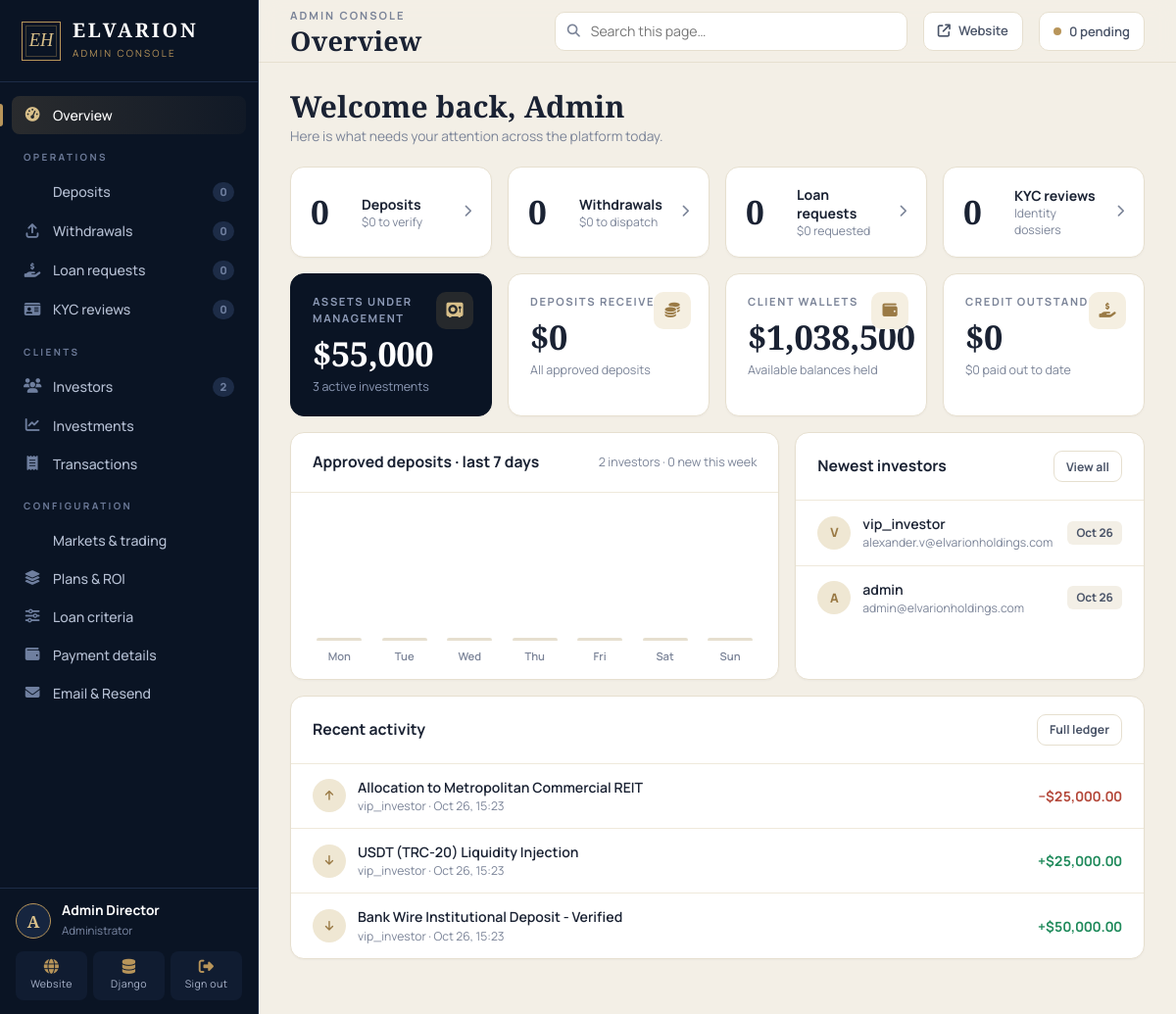
The page /management/ (signed in) on the database its author committed.
### core/models.py (models this page shows, shortened)
class Transaction(models.Model):
    TYPE_CHOICES = (
        ('deposit', 'Wallet Deposit'),
        ('investment', 'Investment Allocation'),
        ('roi_payout', 'ROI Profit Accrual'),
        ('loan_disbursement', 'Loan Disbursement'),
        ('loan_repayment', 'Loan Repayment'),
        ('withdrawal', 'Withdrawal Request'),
        ('trade', 'Market Trade'),
        ('option', 'Quick Trade'),
        ('capital_return', 'Capital Returned'),
    )
    user = models.ForeignKey(User, on_delete=models.CASCADE, related_name='transactions')
    txn_type = models.CharField(max_length=30, choices=TYPE_CHOICES)
    amount = models.DecimalField(max_digits=16, decimal_places=2)
    reference = models.CharField(max_length=64, unique=True, default=uuid.uuid4)
    description = models.CharField(max_length=255)
    is_credit = models.BooleanField(default=True)
    created_at = models.DateTimeField(auto_now_add=True)
    class Meta:
        ordering = ['-created_at']

### core/views.py (the view)
# urls.py: path('management/', views.admin_management, name='admin_management'),
@staff_required
def admin_management(request):
    from django.db.models import Sum
    def total(qs, field):
        return qs.aggregate(t=Sum(field))['t'] or Decimal('0.00')
    pending_loans = LoanApplication.objects.filter(status='pending').select_related('user', 'user__profile')
    all_loans = LoanApplication.objects.select_related('user').order_by('-applied_at')[:100]
    pending_deposits = DepositRequest.objects.filter(status='pending').select_related('user')
    all_deposits = DepositRequest.objects.select_related('user').order_by('-created_at')[:100]
    pending_withdrawals = WithdrawalRequest.objects.filter(status='pending').select_related('user')
    all_withdrawals = WithdrawalRequest.objects.select_related('user').order_by('-created_at')[:100]
    pending_kyc = KYCSubmission.objects.filter(status='pending')
    all_kyc = KYCSubmission.objects.select_related('user').order_by('-submitted_at')[:100]
    investments = UserInvestment.objects.select_related('user', 'plan', 'plan__area').order_by('-created_at')[:100]
    transactions = Transaction.objects.select_related('user').order_by('-created_at')[:100]
    investment_areas = InvestmentArea.objects.all()
    plans = InvestmentPlan.objects.select_related('area').order_by('area__order', 'title')
    loan_tiers = LoanTierCriteria.objects.order_by('min_deposit_required')
    loan_terms = LoanTermConfig.objects.order_by('term_months')
    users = User.objects.all().select_related('profile').order_by('-date_joined')
    today = timezone.now().date()
    days = [today - timedelta(days=i) for i in range(6, -1, -1)]
    daily = []
    for d in days:
        amt = total(DepositRequest.objects.filter(status='approved', processed_at__date=d), 'amount')
        daily.append({'label': d.strftime('%a'), 'value': amt})
    peak = max([x['value'] for x in daily] + [Decimal('1')])
    for x in daily:
        x['pct'] = int((x['value'] / peak) * 100) if peak else 0
    stats = {
        'aum': total(UserInvestment.objects.filter(status='active'), 'amount'),
        'active_investments': UserInvestment.objects.filter(status='active').count(),
        'deposits_total': total(DepositRequest.objects.filter(status='approved'), 'amount'),
        'wallets_total': total(UserProfile.objects.all(), 'wallet_balance'),
        'loans_out': total(UserProfile.objects.all(), 'loan_balance'),
        'withdrawn_total': total(WithdrawalRequest.objects.filter(status='approved'), 'amount'),
        'pending_deposit_value': total(pending_deposits, 'amount'),
        'pending_withdrawal_value': total(pending_withdrawals, 'amount'),
        'pending_loan_value': total(pending_loans, 'amount_requested'),
        'users': users.count(),
        'new_users_7d': users.filter(date_joined__gte=timezone.now() - timedelta(days=7)).count(),
    }
    queue_total = (pending_loans.count() + pending_deposits.count()
                   + pending_withdrawals.count() + pending_kyc.count())
    context = {
        'pending_loans': pending_loans,
        'all_loans': all_loans,
        'pending_deposits': pending_deposits,
        'all_deposits': all_deposits,
        'pending_withdrawals': pending_withdrawals,
        'all_withdrawals': all_withdrawals,
        'pending_kyc': pending_kyc,
        'all_kyc': all_kyc,
        'investments': investments,
        'transactions': transactions,
        'investment_areas': investment_areas,
        'plans': plans,
        'loan_tiers': loan_tiers,
        'loan_terms': loan_terms,
        'users': users,
        'assets': TradingAsset.objects.all(),
        'recent_trades': Trade.objects.select_related('user', 'asset').order_by('-created_at')[:50],
        'recent_options': OptionTrade.objects.select_related('user', 'asset').order_by('-opened_at')[:50],
        'cron_url': request.build_absolute_uri('/cron/tick/') + '?key=' + accrual_token(),
        'feed': feed_status(),
        'stats': stats,
        'daily': daily,
        'queue_total': queue_total,
        'settings': CompanySetting.get_settings(),
        'resend_configured': bool(CompanySetting.get_settings().get_resend_api_key()),
        'email_configured': CompanySetting.get_settings().is_email_configured(),
        'active_sender': CompanySetting.get_settings().get_sender_email(),
    }
    return render(request, 'management/index.html', context)

### core/context_processors.py (called while the page is built)
def site_settings(request):
    try:
        settings = CompanySetting.get_settings()
    except Exception:
        settings = None
    profile = None
    if request.user.is_authenticated:
        try:
            profile = request.user.profile
        except Exception:
            from .models import UserProfile
            profile, _ = UserProfile.objects.get_or_create(user=request.user)
    return {
        'site_settings': settings,
        'user_profile': profile,
    }

### core/market.py (called while the page is built)
def _live_enabled():
    try:
        from .models import CompanySetting
        return CompanySetting.get_settings().use_live_prices
    except Exception:
        return False

def feed_status():
    if _live_enabled() and _state['data'] and time.time() - _state['fetched'] < 180:
        return 'live'
    return 'indicative'

### core/models.py (called while the page is built, shortened)
    def get_eligible_loan_tier(self):
        return LoanTierCriteria.objects.filter(
            is_active=True,
            min_deposit_required__lte=self.total_deposited
        ).order_by('-min_deposit_required').first()

    @property
    def total_interest_rate(self):
        return self.monthly_interest_rate * self.term_months

    def get_resend_api_key(self):
        from django.conf import settings
        return (self.resend_api_key or getattr(settings, 'RESEND_API_KEY', '')).strip()

    def get_sender_email(self):
        from django.conf import settings
        if self.sender_email:
            return self.sender_email.strip()

    def is_email_configured(self):
        from django.conf import settings
        return bool(self.get_resend_api_key() or self.smtp_host or getattr(settings, 'EMAIL_HOST', ''))

    @classmethod
    def get_settings(cls):
        obj, _ = cls.objects.get_or_create(id=1)
        return obj

### core/views.py (called while the page is built)
def accrual_token():
    import hashlib
    from django.conf import settings as dj
    return os.environ.get('CRON_SECRET') or hashlib.sha256(('cron:' + dj.SECRET_KEY).encode()).hexdigest()[:24]

### templates/management/index.html (shortened to what this page needs)
{% load static %}<!DOCTYPE html>
<html lang="en">
<head>
<link rel="stylesheet" href="https://cdnjs.cloudflare.com/ajax/libs/font-awesome/6.5.1/css/all.min.css">
<link rel="stylesheet" href="/static/css/admin.css">
</head>
<body class="adm">
<div class="adm-shell">
<aside class="adm-side" id="admSide">
  <div class="side-brand">
    <div class="crest" data-open-side role="button" aria-label="Expand menu">EH</div>
    <div class="brand-text"><b>ELVARION</b><small>Admin Console</small></div>
  </div>
  <nav class="side-nav">
    <button class="nav-item active" data-view="overview"><i class="fas fa-gauge-high"></i> Overview</button>
    <div class="nav-label">Operations</div>
    <button class="nav-item" data-view="deposits"> Deposits <span class="nav-count {% if not pending_deposits %}zero{% endif %}">{{ pending_deposits|length }}</span></button>
    <button class="nav-item" data-view="withdrawals"><i class="fas fa-arrow-up-from-bracket"></i> Withdrawals <span class="nav-count {% if not pending_withdrawals %}zero{% endif %}">{{ pending_withdrawals|length }}</span></button>
    <button class="nav-item" data-view="loans"><i class="fas fa-hand-holding-dollar"></i> Loan requests <span class="nav-count {% if not pending_loans %}zero{% endif %}">{{ pending_loans|length }}</span></button>
    <button class="nav-item" data-view="kyc"><i class="fas fa-id-card"></i> KYC reviews <span class="nav-count {% if not pending_kyc %}zero{% endif %}">{{ pending_kyc|length }}</span></button>
    <div class="nav-label">Clients</div>
    <button class="nav-item" data-view="users"><i class="fas fa-users"></i> Investors <span class="nav-count zero">{{ stats.users }}</span></button>
    <button class="nav-item" data-view="investments"><i class="fas fa-chart-line"></i> Investments</button>
    <button class="nav-item" data-view="ledger"><i class="fas fa-receipt"></i> Transactions</button>
    <div class="nav-label">Configuration</div>
    <button class="nav-item" data-view="markets"> Markets &amp; trading</button>
    <button class="nav-item" data-view="plans"><i class="fas fa-layer-group"></i> Plans &amp; ROI</button>
    <button class="nav-item" data-view="tiers"><i class="fas fa-sliders"></i> Loan criteria</button>
    <button class="nav-item" data-view="payments"><i class="fas fa-wallet"></i> Payment details</button>
    <button class="nav-item" data-view="email"><i class="fas fa-envelope"></i> Email &amp; Resend</button>
  </nav>
  <div class="side-foot">
    <div class="side-user">
      <div class="avatar">{{ request.user.username|first|upper }}</div>
      <div class="user-text"><b>{{ request.user.get_full_name|default:request.user.username }}</b><small>Administrator</small></div>
    </div>
    <div class="side-links">
      <a href="{% url 'home' %}" target="_blank"><i class="fas fa-globe"></i>Website</a>
      <a href="/admin/" target="_blank"><i class="fas fa-database"></i>Django</a>
      <a href="{% url 'admin_logout' %}"><i class="fas fa-right-from-bracket"></i>Sign out</a>
    </div>
  </div>
</aside>
<div class="adm-main">
  <header class="adm-top">
    <div class="titlebox">
      <span class="top-crumb">Admin Console</span>
      <div class="top-title" id="admTitle">Overview</div>
    </div>
    <div class="search" id="admSearchBox"><input id="admSearch" type="search" placeholder="Search this page…" autocomplete="off"></div>
    <a class="top-btn" href="{% url 'home' %}" target="_blank"><i class="fas fa-arrow-up-right-from-square"></i> Website</a>
    <button class="top-btn" type="button" data-go="deposits" title="Items waiting"><span class="dot"></span> {{ queue_total }} pending</button>
  </header>
  <main class="adm-content">
  <section class="adm-view active" id="v-overview" data-title="Overview">
    <div class="view-head">
      <div><h2>Welcome back, {{ request.user.first_name|default:request.user.username }}</h2><p>Here is what needs your attention across the platform today.</p></div>
    </div>
    <div class="attn">
      <button class="card attn-tile {% if pending_deposits %}hot{% endif %}" data-go="deposits"><div class="n">{{ pending_deposits|length }}</div><div><div class="t">Deposits</div><div class="s">${{ stats.pending_deposit_value|floatformat:"0g" }} to verify</div></div><i class="fas fa-chevron-right go"></i></button>
      <button class="card attn-tile {% if pending_withdrawals %}hot{% endif %}" data-go="withdrawals"><div class="n">{{ pending_withdrawals|length }}</div><div><div class="t">Withdrawals</div><div class="s">${{ stats.pending_withdrawal_value|floatformat:"0g" }} to dispatch</div></div><i class="fas fa-chevron-right go"></i></button>
      <button class="card attn-tile {% if pending_loans %}hot{% endif %}" data-go="loans"><div class="n">{{ pending_loans|length }}</div><div><div class="t">Loan requests</div><div class="s">${{ stats.pending_loan_value|floatformat:"0g" }} requested</div></div><i class="fas fa-chevron-right go"></i></button>
      <button class="card attn-tile {% if pending_kyc %}hot{% endif %}" data-go="kyc"><div class="n">{{ pending_kyc|length }}</div><div><div class="t">KYC reviews</div><div class="s">Identity dossiers</div></div><i class="fas fa-chevron-right go"></i></button>
    </div>
    <div class="kpis">
      <div class="card kpi dark"><span class="ico"><i class="fas fa-vault"></i></span><div class="lbl">Assets under management</div><div class="val num">${{ stats.aum|floatformat:"0g" }}</div><div class="sub">{{ stats.active_investments }} active investment{{ stats.active_investments|pluralize }}</div></div>
      <div class="card kpi"><span class="ico"><i class="fas fa-coins"></i></span><div class="lbl">Deposits received</div><div class="val num">${{ stats.deposits_total|floatformat:"0g" }}</div><div class="sub">All approved deposits</div></div>
      <div class="card kpi"><span class="ico"><i class="fas fa-wallet"></i></span><div class="lbl">Client wallets</div><div class="val num">${{ stats.wallets_total|floatformat:"0g" }}</div><div class="sub">Available balances held</div></div>
      <div class="card kpi"><span class="ico"><i class="fas fa-hand-holding-dollar"></i></span><div class="lbl">Credit outstanding</div><div class="val num">${{ stats.loans_out|floatformat:"0g" }}</div><div class="sub">${{ stats.withdrawn_total|floatformat:"0g" }} paid out to date</div></div>
    </div>
    <div class="grid-2">
      <div class="card">
        <div class="card-head"><h3>Approved deposits &middot; last 7 days</h3><small>{{ stats.users }} investors &middot; {{ stats.new_users_7d }} new this week</small></div>
        <div class="bars">
          {% for d in daily %}<div class="bar"><em class="num">{% if d.value %}${{ d.value|floatformat:"0g" }}{% endif %}</em><div class="col {% if not d.value %}empty{% endif %}" style="height: {% if d.value %}{{ d.pct }}{% else %}2{% endif %}%; animation-delay: {{ forloop.counter0 }}00ms"></div><span>{{ d.label }}</span></div>{% endfor %}
        </div>
      </div>
      <div class="card">
        <div class="card-head"><h3>Newest investors</h3><button class="btn btn-line btn-sm" data-go="users">View all</button></div>
        <ul class="list">
          {% for u in users|slice:":5" %}<li><div class="mini-av">{{ u.username|first }}</div><div class="grow"><b>{{ u.username }}</b><small>{{ u.email|default:"no email" }}</small></div><span class="tag">{{ u.date_joined|date:"M d" }}</span></li>{% empty %}<li><div class="grow"><small>No investors yet.</small></div></li>{% endfor %}
        </ul>
      </div>
    </div>
    <div class="card" style="margin-top:16px">
      <div class="card-head"><h3>Recent activity</h3><button class="btn btn-line btn-sm" data-go="ledger">Full ledger</button></div>
      <ul class="list">
        {% for t in transactions|slice:":8" %}<li><div class="mini-av"><i class="fas {% if t.is_credit %}fa-arrow-down{% else %}fa-arrow-up{% endif %}" style="font-size:.7rem"></i></div><div class="grow"><b>{{ t.description }}</b><small>{{ t.user.username }} &middot; {{ t.created_at|date:"M d, H:i" }}</small></div><span class="amt {% if t.is_credit %}in{% else %}out{% endif %}">{% if t.is_credit %}+{% else %}&minus;{% endif %}${{ t.amount|floatformat:"2g" }}</span></li>{% empty %}<li><div class="grow"><small>No activity yet.</small></div></li>{% endfor %}
      </ul>
    </div>
  </section>
  </main>
</div>
</div>
</body>
</html>

### rows shown on the page
Transaction: is_credit False (drawn), description "Allocation to Metropolitan Commercial REIT", user.username "vip_investor", created_at "Oct 26, 15:23", amount "25,000.00"
Transaction: is_credit True (drawn), description "USDT (TRC-20) Liquidity Injection", user.username "vip_investor", created_at "Oct 26, 15:23", amount "25,000.00"
Transaction: is_credit True (drawn), description "Bank Wire Institutional Deposit - Verified", user.username "vip_investor", created_at "Oct 26, 15:23", amount "50,000.00"

### other values the page prints
{{ pending_deposits|length }} "0"
{{ pending_withdrawals|length }} "0"
{{ pending_loans|length }} "0"
{{ pending_kyc|length }} "0"
{{ stats.users }} "2"
{{ request.user.username|first|upper }} "A"
{{ request.user.get_full_name|default:request.user.username }} "Admin Director"
{{ queue_total }} "0"
{{ request.user.first_name|default:request.user.username }} "Admin"
{{ stats.pending_deposit_value|floatformat:"0g" }} "0"
{{ stats.pending_withdrawal_value|floatformat:"0g" }} "0"
{{ stats.pending_loan_value|floatformat:"0g" }} "0"
{{ stats.aum|floatformat:"0g" }} "55,000"
{{ stats.active_investments }} "3"
{{ stats.deposits_total|floatformat:"0g" }} "0"
